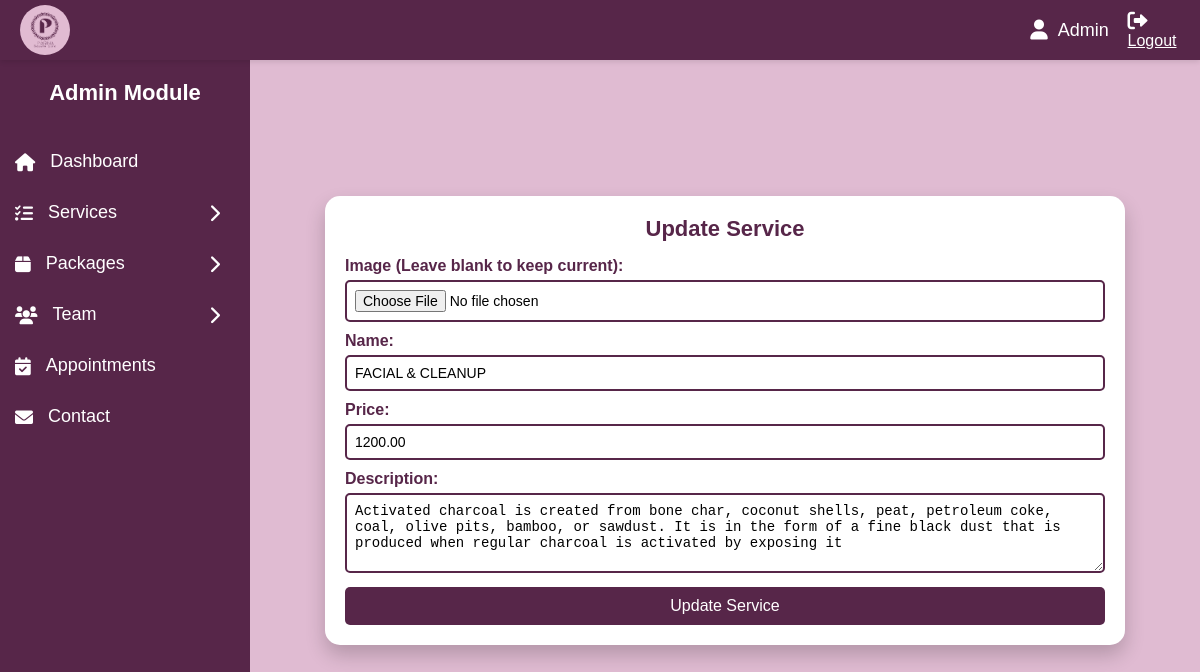
Screenshot of /admin/updateservice.php?id=28 with the database file from the repository.
### tables this page shows
CREATE TABLE `services1` (
  `id` int(11) NOT NULL,
  `image` varchar(255) DEFAULT NULL,
  `name` varchar(255) DEFAULT NULL,
  `description` text DEFAULT NULL,
  `price` decimal(10,2) DEFAULT NULL
);

### admin/updateservice.php (the view, shortened to what this page needs)
<?php
include 'conn.php';
if (isset($_GET['id'])) {
    $id = $_GET['id'];
    $result = mysqli_query($conn, "SELECT * FROM services1 WHERE id='$id'");
    $service = mysqli_fetch_assoc($result);
}
?>
<!DOCTYPE html>
<html lang="en">
<head>
</head>
<body>
<?php include_once('include/header.php'); ?>
<form method="post" enctype="multipart/form-data">
    <h1>Update Service</h1>
    <label for="image">Image (Leave blank to keep current):</label>
    <input type="file" id="image" name="image" accept="image/png, image/jpg, image/jpeg">
    <label for="name">Name:</label>
    <input type="text" id="name" name="name" required value="<?php echo htmlspecialchars($service['name']); ?>">
    <label for="price">Price:</label>
    <input type="number" id="price" name="price" required value="<?php echo htmlspecialchars($service['price']); ?>">
    <label for="description">Description:</label>
    <textarea id="description" name="description" rows="4" required><?php echo htmlspecialchars($service['description']); ?></textarea>
    <button type="submit" name="update_service">Update Service</button>
</form>
</body>
</html>

### css/dashboard.css (style rules this page uses)
* { margin: 0; padding: 0; box-sizing: border-box; }
body { font-family: 'Arial', sans-serif; background-color: #f4f4f4; }

### admin/updateservice.php (style rules this page uses)
body { font-family: 'Poppins', sans-serif; background-color: #e0f7fa; display: flex; justify-content: center; align-items: center; height: 100vh; margin: 0; }
form { background-color: #fff; padding: 20px; border-radius: 15px; box-shadow: 0 10px 20px rgba(0,0,0,0.2); width: 800px; margin-left: 250px; margin-top: 40px; height: auto; animation: slideIn 1s ease-in-out; }
h1 { text-align: center; color: #572649; font-size: 22px; margin-bottom: 15px; font-weight: bold; }
label { display: block; margin-bottom: 5px; color: #572649; font-weight: 600; }
input[type="text"], input[type="number"], textarea, input[type="file"] { width: 100%; padding: 8px; margin-bottom: 10px; border: 2px solid #572649; border-radius: 5px; box-sizing: border-box; font-size: 14px; }
textarea { resize: vertical; height: 80px; }
button { width: 100%; padding: 10px; background-color: #572649; color: white; border: none; border-radius: 5px; cursor: pointer; font-size: 16px; transition: transform 0.3s, background-color 0.3s; }

### admin/include/header.php (style rules this page uses)
* { margin: 0; padding: 0; box-sizing: border-box; }
body { font-family: 'Arial', sans-serif; background-color: #e0bbd2; }

### rows the page displays
services1: name "FACIAL & CLEANUP", price "1200.00", description "Activated charcoal is created from bone char, coconut shells, peat, petroleum coke, coal, olive pits, bamboo, or sawdust. It is in the form of a fine black dust that is produced when regular charcoal is activated by exposing it"
